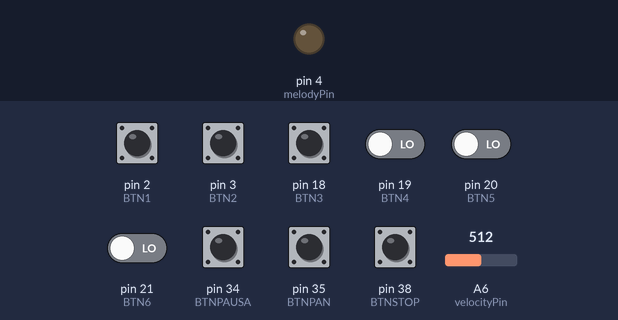
A sketch run on a simulated Arduino Mega 2560, built with avr-gcc and run on an emulated ATmega2560. Parts: output pins drawn as LEDs (lit = HIGH). Inputs (shaded band) come from the test bench; at power-on: pin 2 (BTN1), pin 3 (BTN2), pin 18 (BTN3), pin 19 (BTN4), pin 20 (BTN5), pin 21 (BTN6), pin 34 (BTNPAUSA), pin 35 (BTNPAN), pin 38 (BTNSTOP) LOW, A6 (velocityPin) = 512. What the sketch prints to the serial monitor is not drawn.

Above: at 1.2 s.
1.3 s: pin 2 (BTN1) pulled HIGH for 0.15 s
4.3 s: pin 2 (BTN1) pulled HIGH for 0.15 s
7.3 s: pin 3 (BTN2) pulled HIGH for 0.15 s
9.0 s: pin 18 (BTN3) pulled HIGH for 0.15 s
10.6 s: pin 2 (BTN1) pulled HIGH for 1 s
13.6 s: A6 (velocityPin) set to 900
Timing chart, 0 to 17.6 s (numbered marks = the images above; inputs shaded):
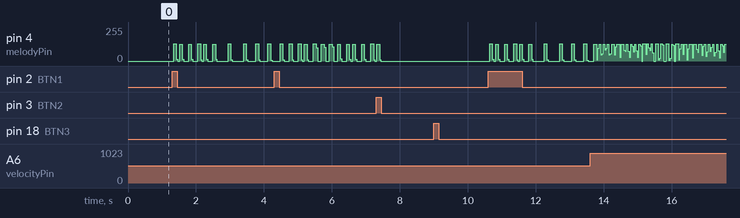

The sketch:

Proyecto.ino
```cpp
#include "Estructura.h"
#include "pitches.h"
#include "Mario.h"

Botones btn;
Mario sm;

void setup() {
  // put your setup code here, to run once:
  Serial.begin(9600);
  btn.boton1=false;
  btn.boton2=false;
  btn.boton3=false;
  btn.boton4=false;
  btn.boton5=false;
  btn.boton6=false;
  btn.pausa=false;
  //botones
  pinMode(melodyPin,OUTPUT);
  pinMode(velocityPin,INPUT);
  pinMode(BTNPAUSA,INPUT);
  pinMode(BTNSTOP,INPUT);
  //interrupciones
  attachInterrupt(digitalPinToInterrupt(BTN1),Actbtn1,HIGH);
  attachInterrupt(digitalPinToInterrupt(BTN2),Actbtn2,HIGH);
  attachInterrupt(digitalPinToInterrupt(BTN3),Actbtn3,HIGH);
  attachInterrupt(digitalPinToInterrupt(BTN4),Actbtn4,HIGH);
  attachInterrupt(digitalPinToInterrupt(BTN5),Actbtn5,HIGH);
  attachInterrupt(digitalPinToInterrupt(BTN6),Actbtn6,HIGH);
}

void loop() {
  if(btn.boton1){
    sm.sonar(&btn);
    LimpiarBtn();
  }else if(btn.boton2){
    LimpiarBtn();
  }else if(btn.boton3){
    LimpiarBtn();
  }else if(btn.boton4){
    LimpiarBtn();
  }else if(btn.boton5){
    LimpiarBtn();
  }else if(btn.boton6){
    LimpiarBtn();
  }
  ///Metodo para leer boton y mostrar la mantalla con el grupo


}
void Actbtn1(){
  Serial.println("si es marioggggggg");
  LimpiarBtn();
  btn.boton1=true;
}
void Actbtn2(){
  Serial.println("si ");
  LimpiarBtn();
  btn.boton2=true;
}
void Actbtn3(){
  Serial.println("3 ");
  LimpiarBtn();
  btn.boton3=true;
}
void Actbtn4(){
  Serial.println("4 ");
  LimpiarBtn();
  btn.boton4=true;
}
void Actbtn5(){
  Serial.println("5 ");
  LimpiarBtn();
  btn.boton5=true;
}
void Actbtn6(){
  Serial.println("6 ");
  LimpiarBtn();
  btn.boton6=true;
}

void LimpiarBtn(){
  btn.boton1=false;
  btn.boton2=false;
  btn.boton3=false;
  btn.boton4=false;
  btn.boton5=false;
  btn.boton6=false;
  btn.pausa=false;
}
```

Estructura.h
```cpp
#ifndef Estructura_h
#define Estructura_h
struct Botones{
	bool boton1;
	bool boton2;
	bool boton3;
	bool boton4;
	bool boton5;
	bool boton6;
 	bool pausa;
};
#endif
```

Mario.cpp
```cpp
#include "Arduino.h"
#include "Mario.h"
#include "pitches.h"
#include "Pantalla.h"
#include <LiquidCrystal_I2C.h>
#include <Wire.h>
Pantalla pan("Mario","Marvin Martinez","Saber quien fue");
int melody[] = {
  NOTE_E7, NOTE_E7, 0, NOTE_E7,
  0, NOTE_C7, NOTE_E7, 0,
  NOTE_G7, 0, 0,  0,
  NOTE_G6, 0, 0, 0,

  NOTE_C7, 0, 0, NOTE_G6,
  0, 0, NOTE_E6, 0,
  0, NOTE_A6, 0, NOTE_B6,
  0, NOTE_AS6, NOTE_A6, 0,

  NOTE_G6, NOTE_E7, NOTE_G7,
  NOTE_A7, 0, NOTE_F7, NOTE_G7,
  0, NOTE_E7, 0, NOTE_C7,
  NOTE_D7, NOTE_B6, 0, 0,

  NOTE_C7, 0, 0, NOTE_G6,
  0, 0, NOTE_E6, 0,
  0, NOTE_A6, 0, NOTE_B6,
  0, NOTE_AS6, NOTE_A6, 0,

  NOTE_G6, NOTE_E7, NOTE_G7,
  NOTE_A7, 0, NOTE_F7, NOTE_G7,
  0, NOTE_E7, 0, NOTE_C7,
  NOTE_D7, NOTE_B6, 0, 0
};
int tempo[] = {
  12, 12, 12, 12,
  12, 12, 12, 12,
  12, 12, 12, 12,
  12, 12, 12, 12,

  12, 12, 12, 12,
  12, 12, 12, 12,
  12, 12, 12, 12,
  12, 12, 12, 12,

  9, 9, 9,
  12, 12, 12, 12,
  12, 12, 12, 12,
  12, 12, 12, 12,

  12, 12, 12, 12,
  12, 12, 12, 12,
  12, 12, 12, 12,
  12, 12, 12, 12,

  9, 9, 9,
  12, 12, 12, 12,
  12, 12, 12, 12,
  12, 12, 12, 12,
};
//Underworld melody
int underworld_melody[] = {
  NOTE_C4, NOTE_C5, NOTE_A3, NOTE_A4,
  NOTE_AS3, NOTE_AS4, 0,
  0,
  NOTE_C4, NOTE_C5, NOTE_A3, NOTE_A4,
  NOTE_AS3, NOTE_AS4, 0,
  0,
  NOTE_F3, NOTE_F4, NOTE_D3, NOTE_D4,
  NOTE_DS3, NOTE_DS4, 0,
  0,
  NOTE_F3, NOTE_F4, NOTE_D3, NOTE_D4,
  NOTE_DS3, NOTE_DS4, 0,
  0, NOTE_DS4, NOTE_CS4, NOTE_D4,
  NOTE_CS4, NOTE_DS4,
  NOTE_DS4, NOTE_GS3,
  NOTE_G3, NOTE_CS4,
  NOTE_C4, NOTE_FS4, NOTE_F4, NOTE_E3, NOTE_AS4, NOTE_A4,
  NOTE_GS4, NOTE_DS4, NOTE_B3,
  NOTE_AS3, NOTE_A3, NOTE_GS3,
  0, 0, 0
};
//Underwolrd tempo
int underworld_tempo[] = {
  12, 12, 12, 12,
  12, 12, 6,
  3,
  12, 12, 12, 12,
  12, 12, 6,
  3,
  12, 12, 12, 12,
  12, 12, 6,
  3,
  12, 12, 12, 12,
  12, 12, 6,
  6, 18, 18, 18,
  6, 6,
  6, 6,
  6, 6,
  18, 18, 18, 18, 18, 18,
  10, 10, 10,
  10, 10, 10,
  3, 3, 3
};

Mario::Mario(){
}
void Mario::sonar(Botones *btn1){
  sing(1,btn1);
  sing(1,btn1);
  sing(2,btn1);
}
void Mario::sing(int s,Botones *btn1) {
  // iterate over the notes of the melody:
  song = s;

  if (song == 2) {
    Serial.println(" 'Underworld Theme'");
    int size = sizeof(underworld_melody) / sizeof(int);
    for (int thisNote = 0; thisNote < size; thisNote++) {
   //logica del programa
   pausa(btn1);
   Stop(btn1);
    if(btn1->boton1==false){return;}
    pan.Graficar();
    int retraso=Lectura();

      // to calculate the note duration, take one second
      // divided by the note type.
      //e.g. quarter note = 1000 / 4, eighth note = 1000/8, etc.
      int noteDuration = 1000 / underworld_tempo[thisNote];

      buzz(melodyPin, underworld_melody[thisNote], noteDuration);

      // to distinguish the notes, set a minimum time between them.
      // the note's duration + 30% seems to work well:
      int pauseBetweenNotes = noteDuration * (2.6*retraso/100);
      delay(pauseBetweenNotes);

      // stop the tone playing:
      buzz(melodyPin, 0, noteDuration);

    }

  } else {

    Serial.println(" 'Mario Theme'");
    int size = sizeof(melody) / sizeof(int);
    for (int thisNote = 0; thisNote < size; thisNote++) {
      pausa(btn1);
      Stop(btn1);
    if(btn1->boton1==false){return;}
    pan.Graficar();
    int retraso=Lectura();

      // to calculate the note duration, take one second
      // divided by the note type.
      //e.g. quarter note = 1000 / 4, eighth note = 1000/8, etc.
      int noteDuration = 1000 / tempo[thisNote];

      buzz(melodyPin, melody[thisNote], noteDuration);

      // to distinguish the notes, set a minimum time between them.
      // the note's duration + 30% seems to work well:
      int pauseBetweenNotes = noteDuration * (2.2*retraso)/100;
      delay(pauseBetweenNotes);

      // stop the tone playing:
      buzz(melodyPin, 0, noteDuration);

    }
  }
}
void Mario::buzz(int targetPin, long frequency, long length) {
  digitalWrite(13, HIGH);
  long delayValue = 1000000 / frequency / 2; // calculate the delay value between transitions
  //// 1 second's worth of microseconds, divided by the frequency, then split in half since
  //// there are two phases to each cycle
  long numCycles = frequency * length / 1000; // calculate the number of cycles for proper timing
  //// multiply frequency, which is really cycles per second, by the number of seconds to
  //// get the total number of cycles to produce
  for (long i = 0; i < numCycles; i++) { // for the calculated length of time...
    digitalWrite(targetPin, HIGH); // write the buzzer pin high to push out the diaphram
    delayMicroseconds(delayValue); // wait for the calculated delay value
    digitalWrite(targetPin, LOW); // write the buzzer pin low to pull back the diaphram
    delayMicroseconds(delayValue); // wait again or the calculated delay value
  }
  digitalWrite(13, LOW);
}

int Mario::Lectura(){
  int value=analogRead(velocityPin);
  int positionr=map(value,0,1023,0,100);
  Serial.println(positionr);
  return 100-positionr;
}
void Mario::pausa(Botones *btn1){
  Serial.println("pausa");
  int value=digitalRead(BTNPAUSA);
  if(value==HIGH){btn1->pausa=true;delay(200);Serial.println("LEEO");}

    if(btn1->pausa){
      delay(200);
      while(btn1->pausa==true){
        value=digitalRead(BTNPAUSA);
        if(value==HIGH){btn1->pausa=false;delay(300);}
        Serial.println(value);
        Serial.println("estoy en pausa");
        Stop(btn1);
      }
    }
}
void Mario::Stop(Botones *btn1){
  Serial.println("stop");
  int value=digitalRead(BTNSTOP);
  if(value==HIGH){
    btn1->boton1=false;
    btn1->pausa=false;
    //limpiar pantalla
    }
}
```

Mario.h
```cpp
#ifndef Mario_h
#define Mario_h
// the #include statment and code go here…
#include "Estructura.h"
class Mario
{
  public:
    Mario(); //constructor
    void sonar(Botones * btn1);
    void sing(int s,Botones *btn1);
    void buzz(int targetPin,long frequency,long length);
    void pausa(Botones *btn1);
    void Stop(Botones *btn1);
    int Lectura();
  private:
    Botones _btn;
    bool paus;
    int song;

};
#endif
```

Pantalla.cpp
```cpp
#include "Arduino.h"
#include "Pantalla.h"
#include "pitches.h"
Pantalla::Pantalla(String can,String inte,String art){
	cancion=can;
	integrante=inte;
	artista=art;

}
void Pantalla::Graficar(){
  	Leer();
	if(activa==true){
  Serial.println(contador);
		if(contador>=0&&contador<rango1){
			if(contador==0){Serial.println(cancion);}
     contador++;
		}else if(contador>=rango1&&contador<rango2){
			if(contador==rango1){Serial.println(integrante);}
     contador++;
		}else if(contador>=rango2&&contador<rango3){
			if(contador==rango2){Serial.println(artista);}
      contador++;
		}else if(contador==rango3){
			activa=false;
			contador=0;
		}
	}
}
void Pantalla::Limpiar(){
  //limpiar la pantalla
}

void Pantalla::Leer(){
  int valor=digitalRead(BTNPAN);
  if(valor==HIGH){
  	activa=true;
  }
}
```

Pantalla.h
```cpp
#ifndef Pantalla_h
#define Pantalla_h
#include <String.h>
#include <LiquidCrystal_I2C.h>
#include <Wire.h>
 class Pantalla
{

  public:

    Pantalla(String can,String inte,String art); //constructor
    String integrante;
    String cancion;
    String artista;
    void Graficar();
    void Limpiar();
  private:
    int contador=0;
    const int rango1=10;
    const int rango2=20;
    const int rango3=30;
    void Leer();
    bool activa=false;
};
#endif
```

pitches.h
```cpp
/*************************************************
 * Public Constants
 *************************************************/
#ifndef pitches_h
#define pitches_h
#define melodyPin 4
#define velocityPin A6
#define BTNPAN   35
#define BTNPAUSA 34
#define BTNSTOP  38
#define BTN1     2
#define BTN2 	 3
#define BTN3 	 18
#define BTN4 	 19
#define BTN5 	 20
#define BTN6 	 21
#define NOTE_B0  31
#define NOTE_C1  33
#define NOTE_CS1 35
#define NOTE_D1  37
#define NOTE_DS1 39
#define NOTE_E1  41
#define NOTE_F1  44
#define NOTE_FS1 46
#define NOTE_G1  49
#define NOTE_GS1 52
#define NOTE_A1  55
#define NOTE_AS1 58
#define NOTE_B1  62
#define NOTE_C2  65
#define NOTE_CS2 69
#define NOTE_D2  73
#define NOTE_DS2 78
#define NOTE_E2  82
#define NOTE_F2  87
#define NOTE_FS2 93
#define NOTE_G2  98
#define NOTE_GS2 104
#define NOTE_A2  110
#define NOTE_AS2 117
#define NOTE_B2  123
#define NOTE_C3  131
#define NOTE_CS3 139
#define NOTE_D3  147
#define NOTE_DS3 156
#define NOTE_E3  165
#define NOTE_F3  175
#define NOTE_FS3 185
#define NOTE_G3  196
#define NOTE_GS3 208
#define NOTE_A3  220
#define NOTE_AS3 233
#define NOTE_B3  247
#define NOTE_C4  262
#define NOTE_CS4 277
#define NOTE_D4  294
#define NOTE_DS4 311
#define NOTE_E4  330
#define NOTE_F4  349
#define NOTE_FS4 370
#define NOTE_G4  392
#define NOTE_GS4 415
#define NOTE_A4  440
#define NOTE_AS4 466
#define NOTE_B4  494
#define NOTE_C5  523
#define NOTE_CS5 554
#define NOTE_D5  587
#define NOTE_DS5 622
#define NOTE_E5  659
#define NOTE_F5  698
#define NOTE_FS5 740
#define NOTE_G5  784
#define NOTE_GS5 831
#define NOTE_A5  880
#define NOTE_AS5 932
#define NOTE_B5  988
#define NOTE_C6  1047
#define NOTE_CS6 1109
#define NOTE_D6  1175
#define NOTE_DS6 1245
#define NOTE_E6  1319
#define NOTE_F6  1397
#define NOTE_FS6 1480
#define NOTE_G6  1568
#define NOTE_GS6 1661
#define NOTE_A6  1760
#define NOTE_AS6 1865
#define NOTE_B6  1976
#define NOTE_C7  2093
#define NOTE_CS7 2217
#define NOTE_D7  2349
#define NOTE_DS7 2489
#define NOTE_E7  2637
#define NOTE_F7  2794
#define NOTE_FS7 2960
#define NOTE_G7  3136
#define NOTE_GS7 3322
#define NOTE_A7  3520
#define NOTE_AS7 3729
#define NOTE_B7  3951
#define NOTE_C8  4186
#define NOTE_CS8 4435
#define NOTE_D8  4699
#define NOTE_DS8 4978
#endif
```

Measured:
- after the input at 7.3 s, pin 4 (melodyPin): goes on until 7.4 s, then stays 0/255
- after the input at 9.0 s, every drawn part: stays the same
